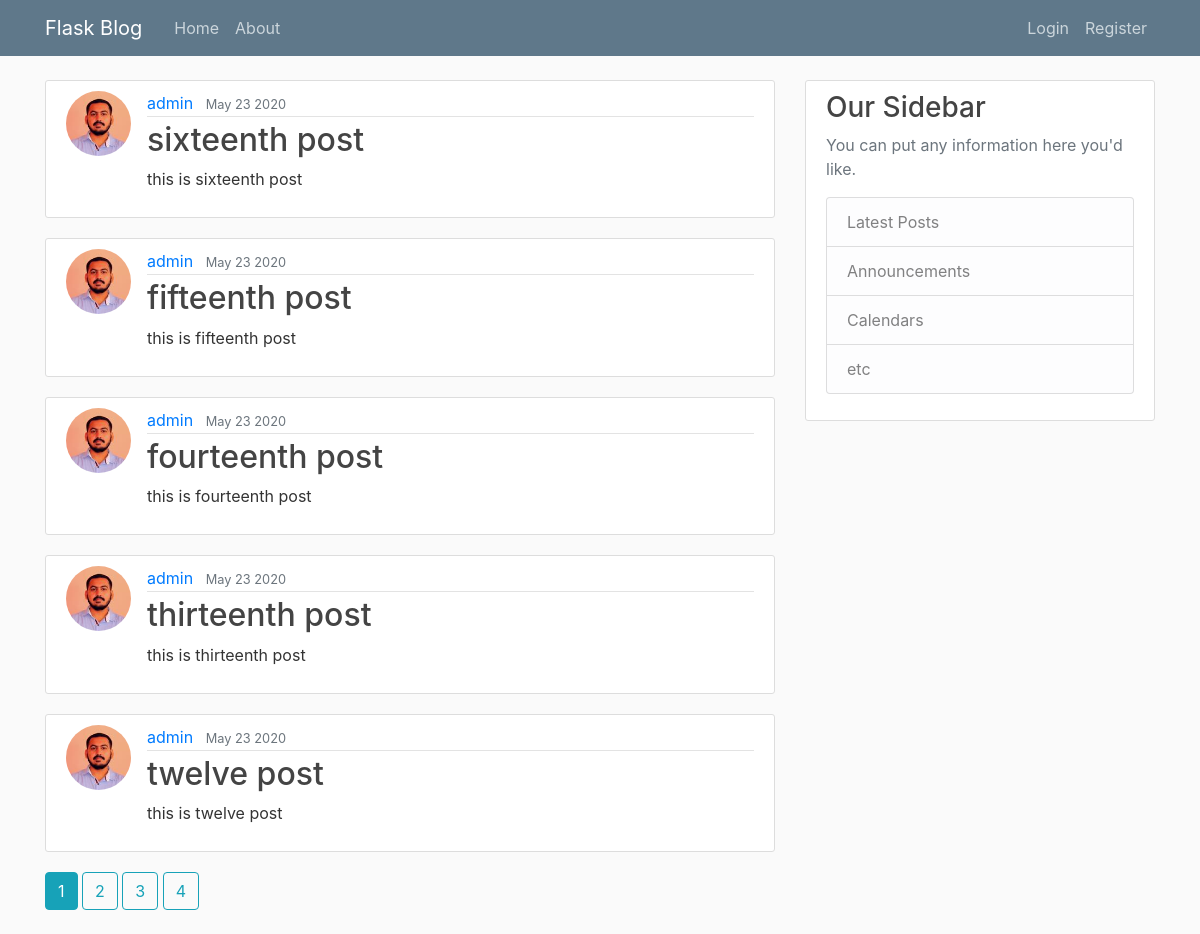
Before: / with the older database file.
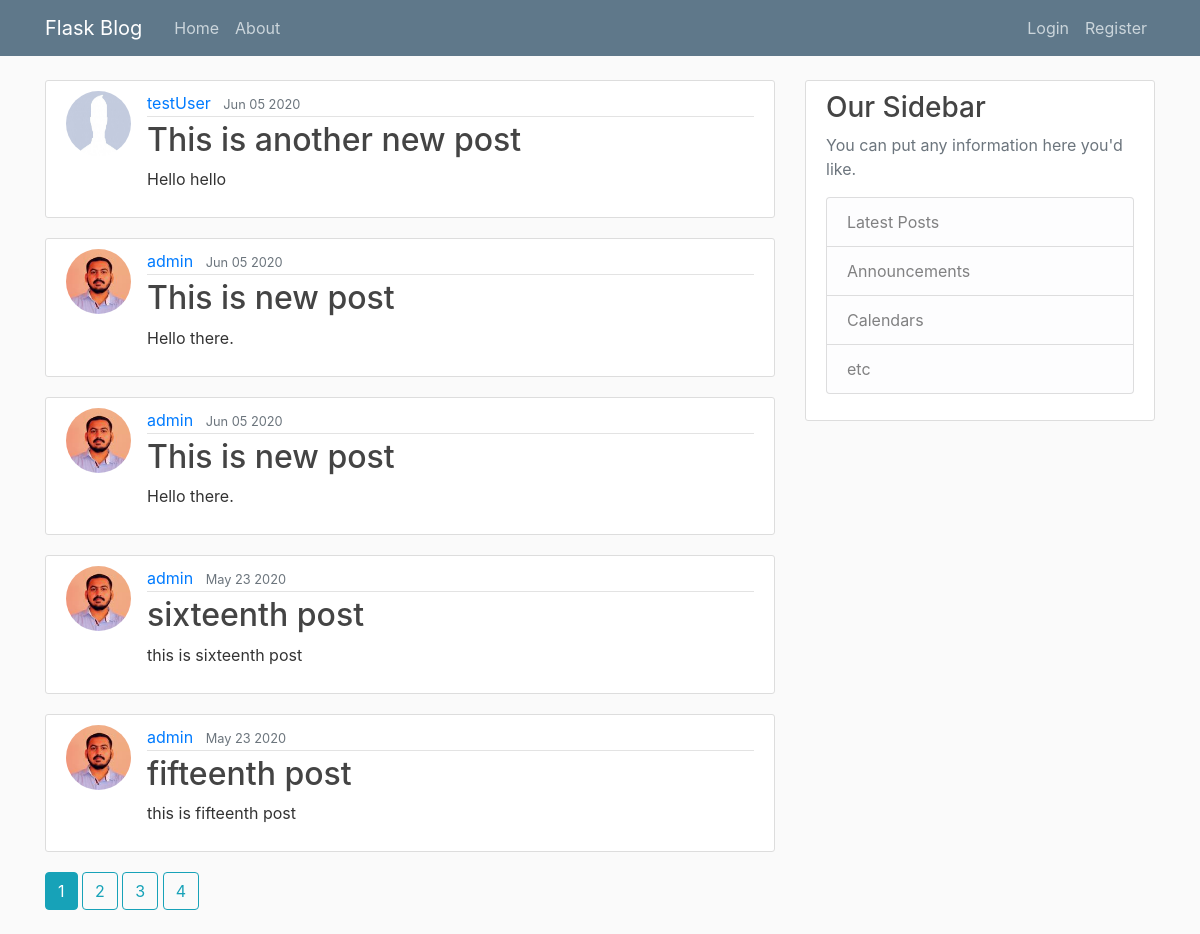
After: the same page with the newer database file.
### flaskblog/models.py (models this page shows, shortened)
class Post(db.Model):
	id = db.Column(db.Integer, primary_key=True)
	title = db.Column(db.String(100), nullable=False)
	date_posted = db.Column(db.DateTime, nullable=False, default=datetime.utcnow)
	content = db.Column(db.Text, nullable=False)
	user_id = db.Column(db.Integer, db.ForeignKey('user.id'), nullable=False)

class User(db.Model, UserMixin):
	id = db.Column(db.Integer, primary_key=True)
	username = db.Column(db.String(20), unique=True, nullable=False)
	email = db.Column(db.String(120), unique=True, nullable=False)
	image_file = db.Column(db.String(20), nullable=False, default='default.jpg')
	password = db.Column(db.String(60), nullable=False)
	posts = db.relationship('Post', backref='author', lazy=True)

### flaskblog/main/routes.py (the view)
@main.route("/")
def home():
    page = request.args.get('page', 1, type=int)
    posts = Post.query.order_by(Post.date_posted.desc()).paginate(page=page, per_page=5)
    return render_template('home.html', posts=posts)

### flaskblog/templates/home.html (shortened to what this page needs)
{% extends "layout.html" %}
{% block content %}
	{% for post in posts.items %}
		<article class="media content-section">
			<img class="rounded-circle article-img" src="{{ url_for('static',
				filename='profile_pics/'+post.author.image_file) }}">
			<div class="media-body">
				<div class="article-metadata">
			    	<a class="mr-2" href="{{ url_for('users.user_posts', username=post.author.username) }}">{{ post.author.username }}</a>
			    	<small class="text-muted">{{ post.date_posted.strftime('%b %d %Y') }}</small>
			   </div>
			    <h2><a class="article-title" href="{{url_for('posts.post', post_id=post.id)}}">{{ post.title }}</a></h2>
			    <p class="article-content">{{ post.content }}</p>
			</div>
		</article>
	{% endfor %}
	{% for page_num in posts.iter_pages() %}
		{% if page_num %}
			{% if posts.page == page_num %}
				<a class="btn btn-info mb-4" href="{{ url_for('main.home', page=page_num) }}"> {{ page_num }} </a>
			{% else %}
				<a class="btn btn-outline-info mb-4" href="{{ url_for('main.home', page=page_num) }}"> {{ page_num }} </a>
			{% endif %}
		{% endif %}
	{% endfor %}
{% endblock content %}

Changed rows visible on the page:
no longer on this page (row unchanged): Post: image_file (picture), author.username "admin", date_posted "May 23 2020", title "fourteenth post", content "this is fourteenth post"
no longer on this page (row unchanged): Post: image_file (picture), author.username "admin", date_posted "May 23 2020", title "thirteenth post", content "this is thirteenth post"
no longer on this page (row unchanged): Post: image_file (picture), author.username "admin", date_posted "May 23 2020", title "twelve post", content "this is twelve post"
added Post: image_file (placeholder picture), author.username "testUser", date_posted "Jun 05 2020", title "This is another new post", content "Hello hello"
added Post: image_file (picture), author.username "admin", date_posted "Jun 05 2020", title "This is new post", content "Hello there."
added Post: image_file (picture), author.username "admin", date_posted "Jun 05 2020", title "This is new post", content "Hello there."
